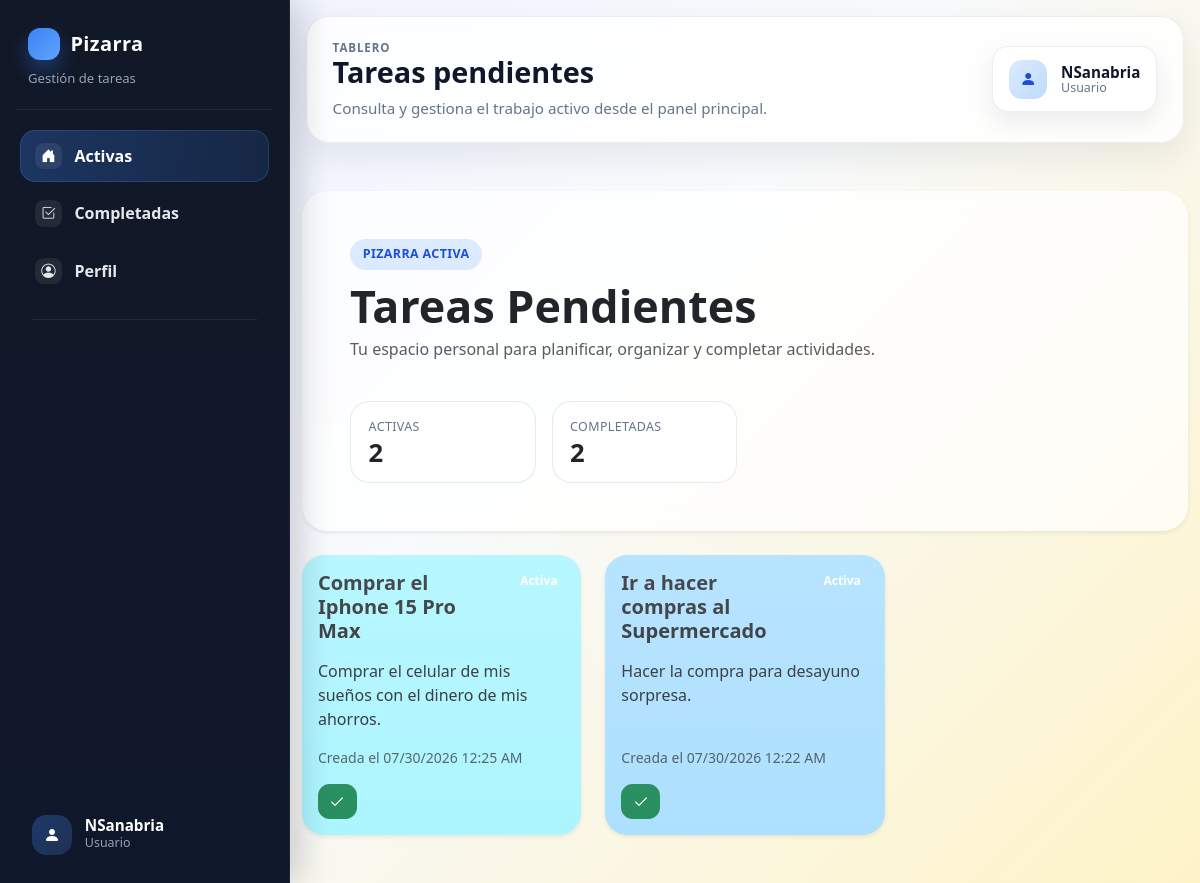
/dashboard/ (signed in), run on the app's committed database.
### tareas/models.py (models this page shows, shortened)
class Task(models.Model):
    class Status(models.TextChoices):
        PENDING = 'pending', 'Pendiente'
        COMPLETED = 'completed', 'Completada'
    title = models.CharField(max_length=120)
    description = models.TextField(blank=True)
    color = models.CharField(max_length=7, default='#ffeaa7')
    status = models.CharField(max_length=20, choices=Status.choices, default=Status.PENDING)
    created_at = models.DateTimeField(auto_now_add=True)
    completed_at = models.DateTimeField(null=True, blank=True)
    asignado_a = models.ForeignKey(
    User,
    on_delete=models.CASCADE,
    related_name='tareas',
    null=True,
    blank=True
)
    class Meta:
        ordering = ['-created_at']

### tareas/views.py (the view)
# urls.py: path('dashboard/', views.dashboard, name='dashboard'),
@login_required
def dashboard(request):
    pending_queryset = task_scope_queryset(request.user, Task.Status.PENDING)
    completed_queryset = task_scope_queryset(request.user, Task.Status.COMPLETED)
    if request.user.is_superuser:
        tasks, selected_assignee, selected_order, search_query = apply_superuser_filters(request, pending_queryset)
        filter_users = get_user_model().objects.order_by('username')
        filtered_count = tasks.count()
    else:
        tasks = pending_queryset
        selected_assignee = ''
        selected_order = 'recent'
        search_query = ''
        filter_users = []
        filtered_count = tasks.count()
    return render(request, 'dashboard.html', {
        'tasks': tasks,
        'pending_count': pending_queryset.count(),
        'completed_count': completed_queryset.count(),
        'filtered_count': filtered_count,
        'filter_users': filter_users,
        'selected_assignee': selected_assignee,
        'selected_order': selected_order,
        'search_query': search_query,
    })

### tareas/views.py (called while the page is built)
def task_scope_queryset(user, status):
    queryset = Task.objects.filter(status=status)
    if user.is_superuser:
        return queryset
    return queryset.filter(asignado_a=user)

### templates/dashboard.html (shortened to what this page needs)
{% extends 'base.html' %}
{% load tz %}
{% block topbar_kicker %}Tablero{% endblock %}
{% block topbar_title %}Tareas pendientes{% endblock %}
{% block topbar_subtitle %}Consulta y gestiona el trabajo activo desde el panel principal.{% endblock %}
{% block content %}
<div class="board-hero card border-0 shadow-sm mb-4">
  <div class="card-body p-4 p-md-5">
    <div class="d-flex flex-wrap justify-content-between align-items-center gap-3">
      <div class="hero-text">
        <span class="section-pill">Pizarra activa</span>
        <h1 class="display-6 fw-bold mb-2">Tareas Pendientes</h1>
        <p class="text-muted mb-0">Tu espacio personal para planificar, organizar y completar actividades.</p>
      </div>
    </div>
    <div class="row g-3 mt-4">
      <div class="col-6 col-md-3">
        <div class="stat-tile">
          <div class="stat-label">Activas</div>
          <div class="stat-value">{{ pending_count }}</div>
        </div>
      </div>
      <div class="col-6 col-md-3">
        <div class="stat-tile">
          <div class="stat-label">Completadas</div>
          <div class="stat-value">{{ completed_count }}</div>
        </div>
      </div>
    </div>
  </div>
</div>
{% if tasks %}
  <div class="row g-4">
    {% for task in tasks %}
      <div class="col-12 col-md-6 col-xl-4">
        <div class="task-card card h-100 border-0 shadow-sm" style="background-color: {{ task.color }};">
          <div class="card-body d-flex flex-column">
            <div class="d-flex justify-content-between align-items-start gap-3 mb-3">
              <h2 class="h5 fw-bold mb-0">{{ task.title }}</h2>
              <span class="badge text-bg-dark-subtle">Activa</span>
            </div>
            <p class="task-description flex-grow-1">{{ task.description|linebreaksbr }}</p>
            <div class="small text-muted mb-3">Creada el <span class="created-at" data-timestamp="{{ task.created_at|date:'c' }}">{{ task.created_at|localtime|date:"d/m/Y H:i" }}</span></div>
            <div class="d-flex flex-wrap gap-2">
              <form method="post" action="{% url 'task_complete' task.pk %}" id="complete-form-{{ task.pk }}">
                <button type="button" class="btn btn-sm btn-success app-btn" data-bs-toggle="modal" data-bs-target="#completeModal" data-form-id="complete-form-{{ task.pk }}" aria-label="Completar tarea">
                  <svg xmlns="http://www.w3.org/2000/svg" width="16" height="16" viewBox="0 0 24 24" fill="none" aria-hidden="true">
                    <path d="M20 6L9 17l-5-5" stroke="#fff" stroke-width="1.6" stroke-linecap="round" stroke-linejoin="round"/>
                  </svg>
                </button>
              </form>
            </div>
          </div>
        </div>
      </div>
    {% endfor %}
  </div>
{% else %}
  <div class="empty-state card border-0 shadow-sm">
    <div class="card-body p-5 text-center">
      <h2 class="h4 fw-bold mb-2">No tienes tareas activas</h2>
    </div>
  </div>
{% endif %}
{% endblock %}

### templates/base.html (shortened to what this page needs)
{% load static %}
<!doctype html>
<html lang="es">
<head>
  <link href="https://cdn.jsdelivr.net/npm/bootstrap@5.3.3/dist/css/bootstrap.min.css" rel="stylesheet">
  <link href="https://cdn.jsdelivr.net/npm/bootstrap-icons@1.11.3/font/bootstrap-icons.min.css" rel="stylesheet">
  <link rel="stylesheet" href="{% static 'css/style.css' %}?v=20260723b">
</head>
<body class="{% if user.is_authenticated %}app-authenticated{% endif %}">
  {% if user.is_authenticated %}
    <div class="app-shell">
      <aside class="sidebar-desktop d-none d-lg-flex">
        <div class="sidebar-brand">
          <a href="{% url 'dashboard' %}">Pizarra</a>
          <span>Gestión de tareas</span>
        </div>
        {% include 'partials/sidebar_nav.html' %}
      </aside>
      <div class="app-content">
        <header class="topbar">
          <div class="topbar-copy">
            <span class="topbar-kicker">{% block topbar_kicker %}Panel de trabajo{% endblock %}</span>
            <h1 class="topbar-title">{% block topbar_title %}Pizarra de tareas{% endblock %}</h1>
            <p class="topbar-subtitle">{% block topbar_subtitle %}Organiza y supervisa tus tareas desde un solo lugar.{% endblock %}</p>
          </div>
          <a class="topbar-profile d-none d-md-inline-flex" href="{% url 'profile' %}">
            <span class="topbar-profile-avatar"><i class="bi bi-person-fill"></i></span>
            <span class="topbar-profile-text">
              <strong>{{ user.username }}</strong>
              <small>{% if user.is_superuser %}Super administrador{% else %}Usuario{% endif %}</small>
            </span>
          </a>
        </header>
  {% endif %}
  <main class="{% if user.is_authenticated %}app-main container-fluid py-4 py-lg-5{% else %}container py-5{% endif %}">
    {% block content %}{% endblock %}
  </main>
  {% if user.is_authenticated %}
      </div>
    </div>
  {% endif %}
</body>
</html>

### templates/partials/sidebar_nav.html (shortened to what this page needs)
<nav class="sidebar-nav">
  <a class="sidebar-link {% if request.resolver_match.url_name == 'dashboard' %}active{% endif %}" href="{% url 'dashboard' %}">
    <span class="sidebar-icon"><i class="bi bi-house-door-fill"></i></span>
    <span>Activas</span>
  </a>
  <a class="sidebar-link {% if request.resolver_match.url_name == 'completed' %}active{% endif %}" href="{% url 'completed' %}">
    <span class="sidebar-icon"><i class="bi bi-check2-square"></i></span>
    <span>Completadas</span>
  </a>
  <a class="sidebar-link {% if request.resolver_match.url_name == 'profile' %}active{% endif %}" href="{% url 'profile' %}">
    <span class="sidebar-icon"><i class="bi bi-person-circle"></i></span>
    <span>Perfil</span>
  </a>
  <div class="sidebar-divider"></div>
  <div class="sidebar-user">
    <div class="sidebar-user-avatar">
      <i class="bi bi-person-fill"></i>
    </div>
    <div class="sidebar-user-meta">
      <strong>{{ request.user.username }}</strong>
      <span>{% if user.is_superuser %}Super administrador{% else %}Usuario{% endif %}</span>
    </div>
  </div>
</nav>

### data on the page
Task: title "Comprar el Iphone 15 Pro Max", description "Comprar el celular de mis sueños con el dinero de mis ahorros."
Task: title "Ir a hacer compras al Supermercado", description "Hacer la compra para desayuno sorpresa."

### other printed values
{{ request.user.username }} "NSanabria"
{{ user.username }} "NSanabria"
{{ pending_count }} "2"
{{ completed_count }} "2"
